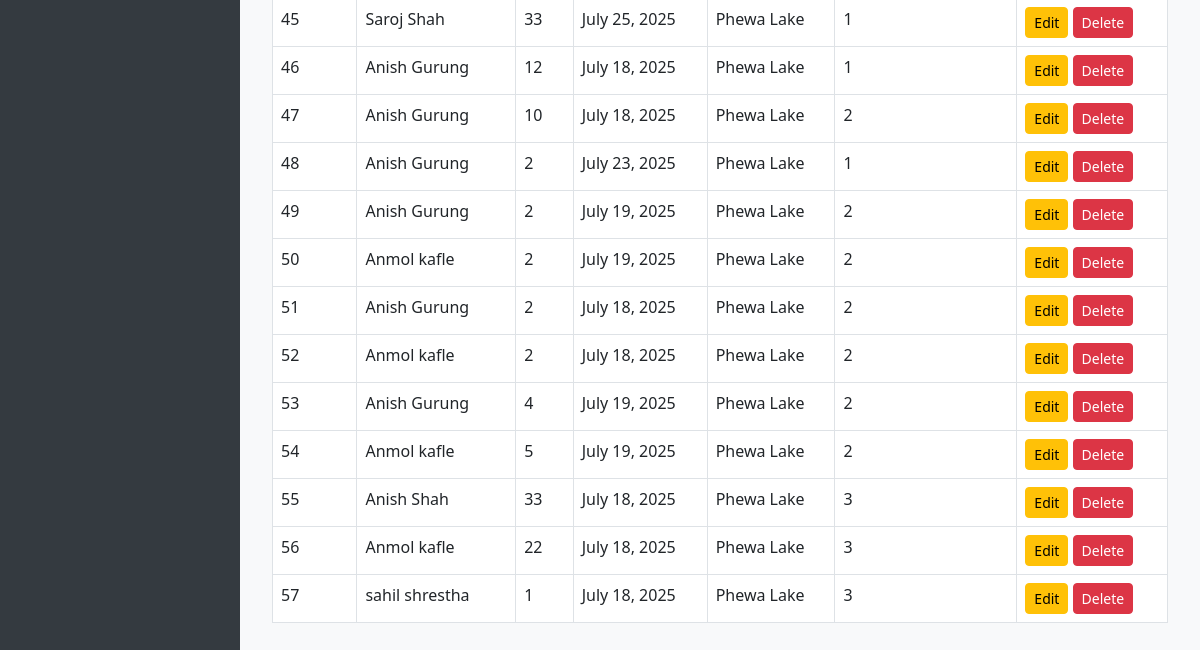
Before: /admin-panel/passengers/ (signed in, lower part) with the older database file.
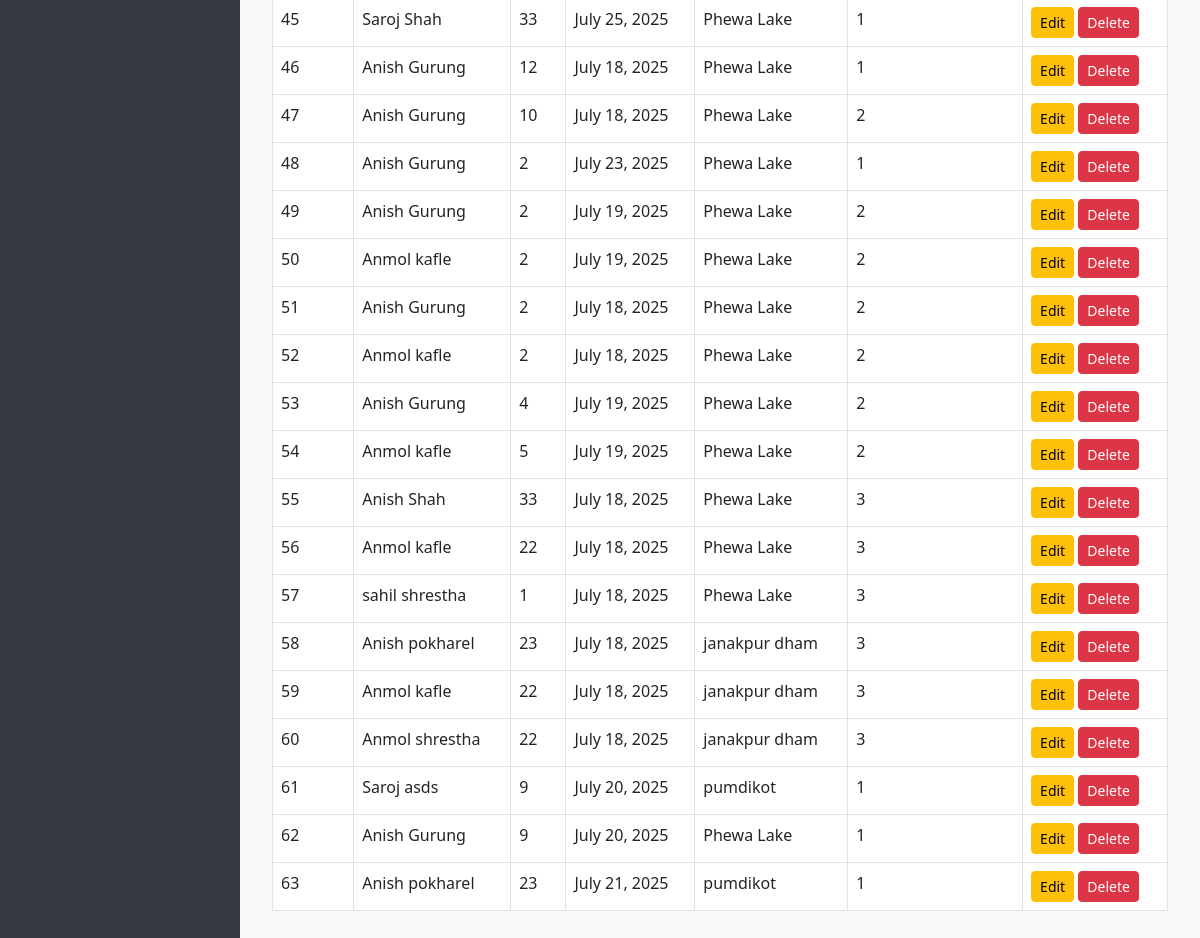
After: the same page with the newer database file.
### yatra/models.py (models this page shows, shortened)
class PassengerDetail(models.Model):
    trip_id = models.AutoField(primary_key=True)
    trip_same_id = models.IntegerField()
    first_name = models.CharField(max_length=100)
    last_name = models.CharField(max_length=100)
    age = models.IntegerField()
    trip_date = models.DateField()
    payment = models.DecimalField(max_digits=10, decimal_places=2)
    user = models.ForeignKey(User, on_delete=models.CASCADE)
    city = models.CharField(max_length=100)
    num_passengers = models.IntegerField(default=1)
    created_at = models.DateTimeField(auto_now_add=True)
    updated_at = models.DateTimeField(auto_now=True)
    approved = models.BooleanField(default=False)
    canceled = models.BooleanField(default=False)
    latitude = models.DecimalField(max_digits=9, decimal_places=6, null=True, blank=True)
    longitude = models.DecimalField(max_digits=9, decimal_places=6, null=True, blank=True)

### adminpanel/views.py (the view)
# urls.py: path('passengers/', views.passenger_list, name='admin_passenger_list'),
@staff_member_required
def passenger_list(request):
    passengers = PassengerDetail.objects.all()
    return render(request, 'adminpanel/passenger_list.html', {'passengers': passengers})

### Templates/adminpanel/passenger_list.html (shortened to what this page needs)
{% extends "base.html" %}
{% block content %}
<div class="container mt-4">
    <table class="table table-bordered table-hover">
        <tbody>
            {% for passenger in passengers %}
            <tr>
                <td>{{ passenger.trip_id }}</td>
                <td>{{ passenger.first_name }} {{ passenger.last_name }}</td>
                <td>{{ passenger.age }}</td>
                <td>{{ passenger.trip_date }}</td>
                <td>{{ passenger.city }}</td>
                <td>{{ passenger.num_passengers }}</td>
                <td>
                    <a href="{% url 'admin_passenger_edit' passenger.trip_id %}" class="btn btn-warning btn-sm">Edit</a>
                    <a href="{% url 'admin_passenger_delete' passenger.trip_id %}" class="btn btn-danger btn-sm">Delete</a>
                </td>
            </tr>
            {% empty %}
            <tr><td colspan="7">No passengers found.</td></tr>
            {% endfor %}
        </tbody>
    </table>
</div>
{% endblock %}

Changed rows visible on the page:
added PassengerDetail: trip_id "58", first_name "Anish", last_name "pokharel", age "23", trip_date "July 18, 2025", city "janakpur dham", num_passengers "3"
added PassengerDetail: trip_id "59", first_name "Anmol", last_name "kafle", age "22", trip_date "July 18, 2025", city "janakpur dham", num_passengers "3"
added PassengerDetail: trip_id "60", first_name "Anmol", last_name "shrestha", age "22", trip_date "July 18, 2025", city "janakpur dham", num_passengers "3"
added PassengerDetail: trip_id "61", first_name "Saroj", last_name "asds", age "9", trip_date "July 20, 2025", city "pumdikot", num_passengers "1"
added PassengerDetail: trip_id "62", first_name "Anish", last_name "Gurung", age "9", trip_date "July 20, 2025", city "Phewa Lake", num_passengers "1"
added PassengerDetail: trip_id "63", first_name "Anish", last_name "pokharel", age "23", trip_date "July 21, 2025", city "pumdikot", num_passengers "1"
